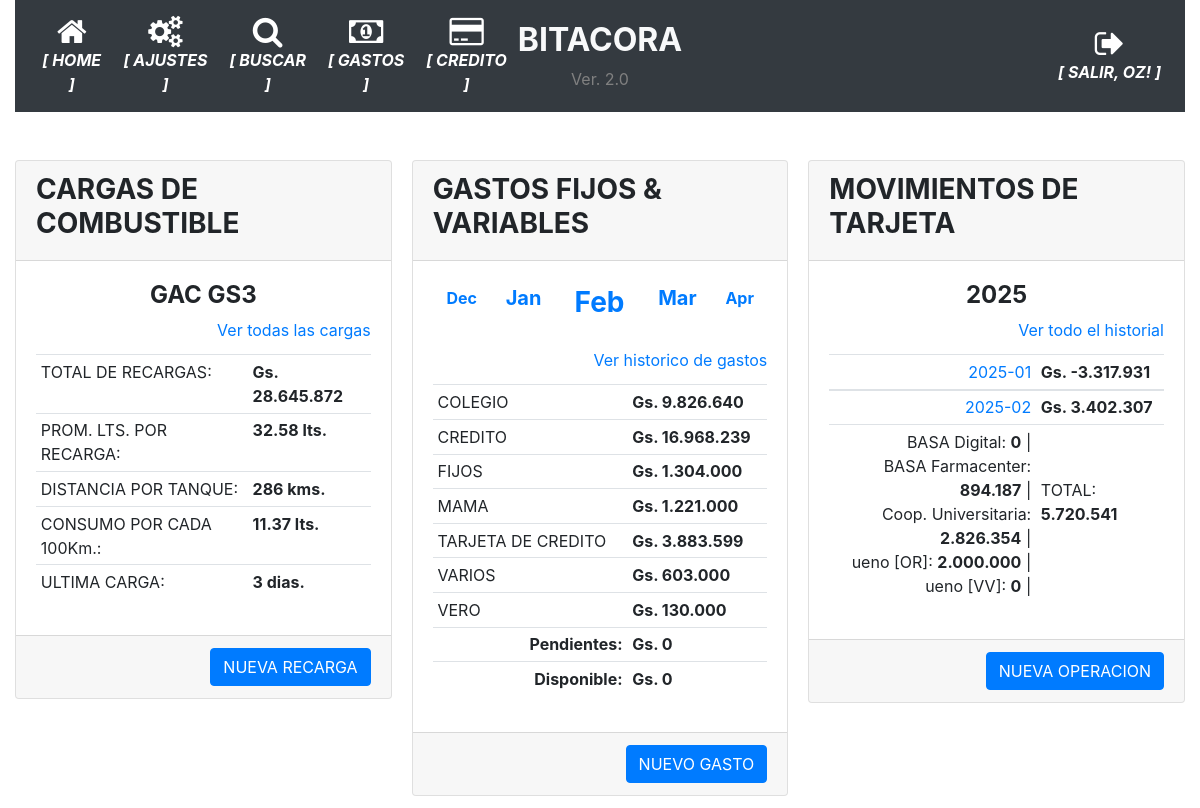
The app's page /index (signed in) with its own data.
### app/models.py (models this page shows, shortened)
class User(UserMixin, db.Model):
    id = db.Column(db.Integer, primary_key=True)
    username = db.Column(db.String(64), index=True, unique=True)
    email = db.Column(db.String(120), index=True, unique=True)
    password_hash = db.Column(db.String(128))
    perfil = db.Column(db.String(128))

class AgrupadorGastos(db.Model):
    __tablename__='agrupador_gastos'
    id = db.Column(db.Integer, primary_key=True)
    agrupador = db.Column(db.String(100), nullable=False)

class Tarjetas(db.Model):
    __tablename__='tarjetas'
    id = db.Column(db.Integer, primary_key=True)
    banco = db.Column(db.String(100), nullable=False)
    numero = db.Column(db.String(100), nullable=False)
    vencimiento = db.Column(db.String(10), nullable=False)
    estado = db.Column(db.Boolean, server_default=u'False')

### app/routes.py (the view)
@app.route('/')
@app.route('/index', methods=['GET', 'POST'])
@login_required
def index():
    form = FormularioCombustible()
    cargas = Cargas.query.all()
    anno = datetime.now().strftime("%Y")
    fechas_referencia = {'mes_anterior_2':datetime.now()-relativedelta(months=2), 'mes_anterior':datetime.now()-relativedelta(months=1), 'fecha_actual':datetime.now(),  'mes_siguiente':datetime.now()+relativedelta(months=1), 'mes_siguiente_2':datetime.now()+relativedelta(months=2)}
    referencias_principales = referencias_vehiculo(cargas)
    balance_movimientos, balance_mensual = balance_cuenta()
    gastos = db.session.query(AgrupadorGastos.agrupador.label('acreedor'), func.sum(GastosFijos.monto).label('total')).join(AgrupadorGastos).group_by(AgrupadorGastos.agrupador).filter(func.strftime("%Y-%m", GastosFijos.fecha_pagar)==fechas_referencia['fecha_actual'].strftime('%Y-%m')).all()
    credito, pendientes, pagadas = calcular_disponibilidad(fechas_referencia['fecha_actual'].strftime('%Y-%m'))
    disponibilidad = credito - pagadas
    balance=balances_tarjetas()
    id_tarjeta = db.session.query(Tarjetas.banco).filter(Tarjetas.estado==True).first()
    return render_template('home.html',  form=form, **referencias_principales, movimientos=balance_mensual, anno=anno, fechas_referencia=fechas_referencia, balance_movimientos=balance_movimientos, gastos=gastos, total_gasto=pendientes, disponibilidad=disponibilidad, balance=balance, id_tarjeta=id_tarjeta[0]) #usar ** permite que se manipule la variable directamente en el DOM

### app/models.py (called while the page is built)
@login.user_loader
def load_user(id):
    return User.query.get(int(id))

### app/utilitarios.py (called while the page is built)
def balances_tarjetas():
    saldos=[]
    for tarjeta in dbmodel.session.query(Tarjetas).filter(Tarjetas.estado==True).all():
        compras, pagos, descuentos, intereses = balance_puntual_tarjeta(tarjeta.id)
        saldos.append({'banco': tarjeta.banco, 'compras': compras, 'pagos': pagos, 'descuentos': descuentos, 'balance': compras-pagos-descuentos})
    return saldos

### app/templates/home.html (shortened to what this page needs)
{% extends "base.html" %}
{% block main %}
<form action="{{ url_for('nueva_recarga') }}" method="post">
    <br>
    <div class="card-columns">
        <div class="card">
            <div class="card-header">
                <h3><strong>CARGAS DE COMBUSTIBLE</strong></h3>
            </div>
            <div class="card-body">
                <div class="card-title">
                    <h4 class="card-text text-center"><strong>{{ vehiculo }}</strong></h4>
                    <div class="card-text text-right">
                        <a href="{{ url_for('recargas') }}" class="card-link">Ver todas las cargas</a>
                    </div>
                </div>
                <div>
                    <table class="table table-sm">
                        <tr><td>TOTAL DE RECARGAS:</td><td><strong>{{ "Gs. {:,.0f}".format(suma_total_cargas).replace(",", ".") }}</strong></td></tr>
                        <tr><td>PROM. LTS. POR RECARGA:</td><td><strong>{{ '%0.2f'|format(promedio_litros_por_recarga|float) }} lts.</strong></td></tr>
                        <tr><td>DISTANCIA POR TANQUE:</td><td><strong>{{ promedio_recorrido_por_tanque }} kms.</strong></td></tr>
                        <tr><td>CONSUMO POR CADA 100Km.:</td><td><strong>{{ '%0.2f'|format(consumo_por_100km|float) }} lts.</strong></td></tr>
                        <tr><td>ULTIMA CARGA:</td><td><strong>{{ promedio_dias_carga }} dias.</strong></td></tr>
                    </table>
                </div>
            </div>
            <div class="card-footer text-muted text-right">
                <a href="{{ url_for('nueva_recarga') }}" class="btn btn-primary">NUEVA RECARGA</a>
            </div>
        </div>
        <div class="card">
            <div class="card-header">
                <h3><strong>GASTOS FIJOS & VARIABLES</strong></h3>
            </div>
            <div class="card-body">
                <div class="card-title text-center">
                    <table class="table table-sm table-borderless">
                        <td><a href="{{ url_for('historico_gastos_detalle', periodo=fechas_referencia.mes_anterior_2.strftime('%Y-%m')) }}" class="card-link"><strong>{{ fechas_referencia.mes_anterior_2.strftime('%b') }}</strong></a></td>
                        <td><a href="{{ url_for('historico_gastos_detalle', periodo=fechas_referencia.mes_anterior.strftime('%Y-%m')) }}" class="card-link"><h5><strong>{{ fechas_referencia.mes_anterior.strftime('%b') }}</strong></a></h5></td>
                        <td><a href="{{ url_for('historico_gastos_detalle', periodo=fechas_referencia.fecha_actual.strftime('%Y-%m')) }}" class="card-link"><h3><strong>{{ fechas_referencia.fecha_actual.strftime('%b') }}</strong></h3></a></td>
                        <td><a href="{{ url_for('historico_gastos_detalle', periodo=fechas_referencia.mes_siguiente.strftime('%Y-%m')) }}" class="card-link"><h5><strong>{{ fechas_referencia.mes_siguiente.strftime('%b') }}</strong></a></h5></td>
                        <td><a href="{{ url_for('historico_gastos_detalle', periodo=fechas_referencia.mes_siguiente_2.strftime('%Y-%m')) }}" class="card-link"><strong>{{ fechas_referencia.mes_siguiente_2.strftime('%b') }}</strong></a></td>
                    </table>
                    <div class="card-text text-right">
                        <a href="{{ url_for('historico_gastos') }}" class="card-link">Ver historico de gastos</a>
                    </div>
                </div>
                <div>
                    <table class="table table-sm">
                        <tbody>
                        {% for gasto in gastos %}
                            <tr>
                                <td>{{ gasto.acreedor }}</td>
                                <td><strong>{{ "Gs. {:,.0f}".format(gasto.total).replace(",", ".") }}</strong></td>
                            </tr>
                        {% endfor %}
                        </tbody>
                        <tfoot>
                            <tr>
                                <td class="card-text text-right"><strong>Pendientes:</strong></td>
                                <td><strong>{{ "Gs. {:,.0f}".format(total_gasto).replace(",", ".") }}</strong></td>
                            </tr>
                            <tr>
                                <td class="card-text text-right"><strong>Disponible:</strong></td>
                                <td><strong>{{ "Gs. {:,.0f}".format(disponibilidad).replace(",", ".") }}</strong></td>
                            </tr>
                        </tfoot>
                    </table>
                </div>
            </div>
            <div class="card-footer text-muted text-right">
                <a href="{{ url_for('nuevo_gasto') }}" class="btn btn-primary">NUEVO GASTO</a>
            </div>
        </div>
        <div class="card">
            <div class="card-header">
                <h3><strong>MOVIMIENTOS DE TARJETA</strong></h3>
            </div>
            <div class="card-body">
                <div class="card-title">
                    <h4 class="card-text text-center"><strong>{{ fechas_referencia.fecha_actual.strftime('%Y') }}</strong></h4>
                    <div class="card-text text-right">
                        <a href="{{ url_for('historial_operacion') }}" class="card-link">Ver todo el historial</a>
                    </div>
                </div>
                <div>
                    <table class="table table-sm">
                        {% for movimiento in movimientos %}
                        <tbody>
                            <tr>
                                <td class="card-text text-right"><a href="{{ url_for('movimientos_mes', mes=movimiento[0]) }}">{{ movimiento[0] }}</a></td>
                                <td><strong>{{ "Gs. {:,.0f}".format(movimiento[1]).replace(",", ".") }}</strong></td>
                            </tr>
                        </tbody>
                        {% endfor %}
                        <tfoot>
                            <tr>
                                <td>
                                    {% for item in balance | sort(attribute='banco')%}
                                    <div class="card-text text-right">{{ item.banco }}: <strong>{{ "{:,.0f}".format(item.balance|int).replace(",", ".") }}</strong> | </div>
                                    {% endfor %}
                                </td>
                                <td>
                                    <br><br><div>TOTAL: <strong>{{ "{:,.0f}".format(balance_movimientos|int).replace(",", ".") }}</strong></div>
                                </td>
                            </tr>
                        </tfoot>
                    </table>
                </div>
            </div>
            <div class="card-footer text-muted text-right">
                <a href="{{ url_for('nueva_operacion', tarjeta=id_tarjeta) }}" class="btn btn-primary">NUEVA OPERACION</a>
            </div>
        </div>
    </div>
{% endblock %}

### app/templates/base.html (shortened to what this page needs)
<!doctype html>
<html lang="en">
  <head>
    <link rel="stylesheet" href="https://stackpath.bootstrapcdn.com/bootstrap/4.5.0/css/bootstrap.min.css">
    <link rel="stylesheet" href="https://maxcdn.bootstrapcdn.com/font-awesome/4.4.0/css/font-awesome.min.css">
  </head>
  <body>
    <div class="container-fluid">
      <nav class="navbar navbar-expand-md navbar-dark bg-dark">
        <div class="navbar-collapse collapse w-100 order-1 order-md-0 dual-collapse2">
            <ul class="navbar-nav mr-auto text-center">
              <li class="nav-item active">
                <a href="{{ url_for('index') }}" class="nav-link d-flex flex-column">
                <i class="fa fa-home fa-2x"></i>
                <span class="d-none d-sm-inline"><i><strong>[ HOME ]</strong></i></span></a>
              </li>
              <li class="nav-item active">
                <a href="{{ url_for('parametrico') }}" class="nav-link d-flex flex-column">
                <i class="fa fa-cogs fa-2x"></i>
                <span class="d-none d-sm-inline"><i><strong>[ AJUSTES ]</strong></i></span></a>
              </li>
              <li class="nav-item active">
                <a href="{{ url_for('busqueda') }}" class="nav-link d-flex flex-column">
                <i class="fa fa-search fa-2x"></i>
                <span class="d-none d-sm-inline"><i><strong>[ BUSCAR ]</strong></i></span></a>
              </li>
              <li class="nav-item active">
                <a href="{{ url_for('historico_gastos_detalle', periodo='') }}" class="nav-link d-flex flex-column">
                <i class="fa fa-money fa-2x"></i>
                <span class="d-none d-sm-inline"><i><strong>[ GASTOS ]</strong></i></span></a>
              </li>
              <li class="nav-item active">
                <a href="{{ url_for('movimientos_mes', mes='') }}" class="nav-link d-flex flex-column">
                <i class="fa fa-credit-card fa-2x"></i>
                <span class="d-none d-sm-inline"><i><strong>[ CREDITO ]</strong></i></span></a>
              </li>
            </ul>
        </div>
        <div class="mx-auto order-0 text-center">
            <h2 class="mx-auto text-light"><strong>BITACORA</strong></h2>
            <span style="color: grey">Ver. 2.0</span>
        </div>
        <div class="navbar-collapse collapse w-100 order-3 dual-collapse2">
            <ul class="navbar-nav ml-auto text-center">
              <li class="nav-item active">
                {% if current_user.is_anonymous %}
                  <a href="{{ url_for('logout') }}" class="nav-link d-flex flex-column">
                  <i class="fa fa-sign-in fa-2x"></i>
                  <span class="d-none d-sm-inline"><i><strong>[ ACCEDER ]</strong></i></span></a>
                {% else %}
                  <a href="{{ url_for('logout') }}" class="nav-link d-flex flex-column">
                  <i class="fa fa-sign-out fa-2x"></i>
                  <span class="d-none d-sm-inline"><i><strong>[ SALIR, {{ current_user.username | upper }}! ]</strong></i></span></a>
                {% endif %}
              </li>
            </ul>
        </div>
    </nav>
    <br>
      <div>
        {% block main %}{% endblock %}
      </div>
    </div>
  </body>
</html>

### records on screen
User: username "OZ"
AgrupadorGastos: acreedor "COLEGIO", total "Gs. 9.826.640"
AgrupadorGastos: acreedor "CREDITO", total "Gs. 16.968.239"
AgrupadorGastos: acreedor "FIJOS", total "Gs. 1.304.000"
AgrupadorGastos: acreedor "MAMA", total "Gs. 1.221.000"
AgrupadorGastos: acreedor "TARJETA DE CREDITO", total "Gs. 3.883.599"
AgrupadorGastos: acreedor "VARIOS", total "Gs. 603.000"
AgrupadorGastos: acreedor "VERO", total "Gs. 130.000"
Tarjetas: banco "BASA Digital", balance "0"
Tarjetas: banco "BASA Farmacenter", balance "894.187"
Tarjetas: banco "Coop. Universitaria", balance "2.826.354"
Tarjetas: banco "ueno [OR]", balance "2.000.000"
Tarjetas: banco "ueno [VV]", balance "0"

### other values on screen
{{ vehiculo }} "GAC GS3"
{{ "Gs. {:,.0f}".format(suma_total_cargas).replace(",", ".") }} "Gs. 28.645.872"
{{ '%0.2f'|format(promedio_litros_por_recarga|float) }} "32.58"
{{ promedio_recorrido_por_tanque }} "286"
{{ '%0.2f'|format(consumo_por_100km|float) }} "11.37"
{{ fechas_referencia.mes_anterior_2.strftime('%b') }} "Dec"
{{ fechas_referencia.mes_anterior.strftime('%b') }} "Jan"
{{ fechas_referencia.fecha_actual.strftime('%b') }} "Feb"
{{ fechas_referencia.mes_siguiente.strftime('%b') }} "Mar"
{{ fechas_referencia.mes_siguiente_2.strftime('%b') }} "Apr"
{{ "Gs. {:,.0f}".format(total_gasto).replace(",", ".") }} "Gs. 0"
{{ "Gs. {:,.0f}".format(disponibilidad).replace(",", ".") }} "Gs. 0"
{{ fechas_referencia.fecha_actual.strftime('%Y') }} "2025"
{{ movimiento[0] }} "2025-01" "2025-02"
{{ "Gs. {:,.0f}".format(movimiento[1]).replace(",", ".") }} "Gs. -3.317.931" "Gs. 3.402.307"
